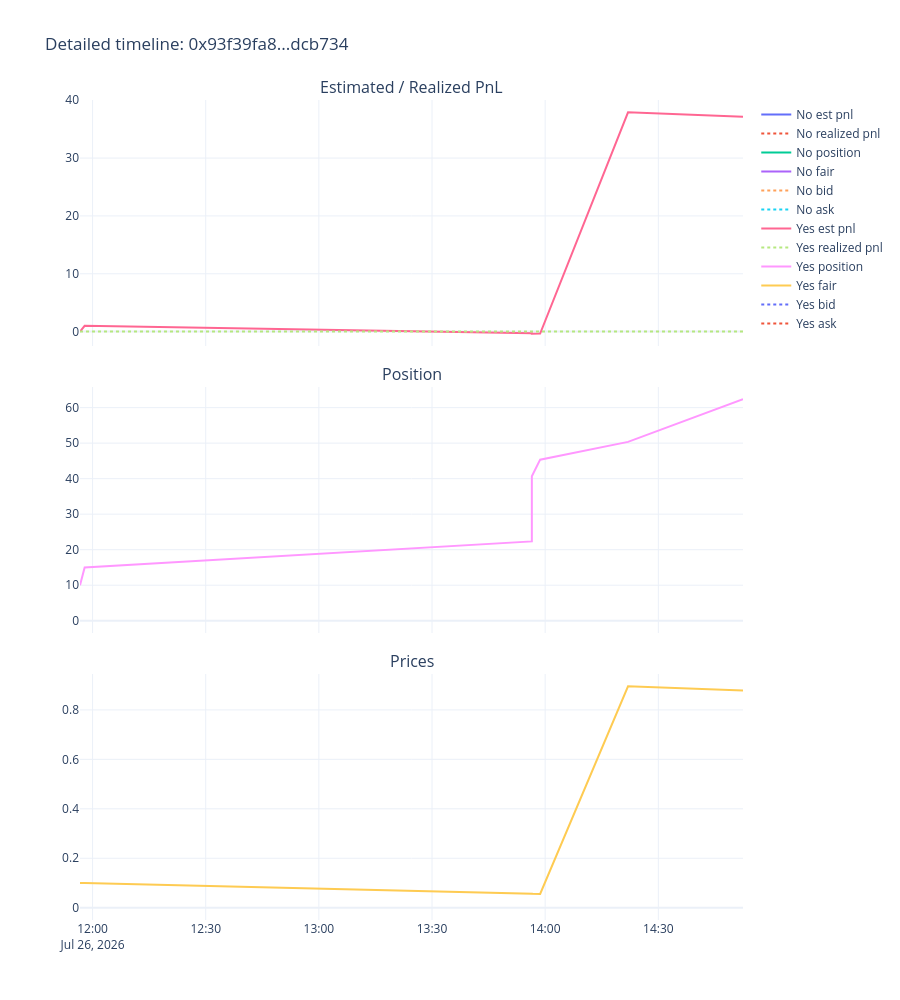

The cell this chart's notebook holds for it:
### Code cell
timeline = events[events['row_type'] == 'stats'][['dt', 'token_id', 'outcome', 'position_after', 'realized_pnl', 'est_pnl', 'best_bid', 'best_ask', 'fair_price', 'vwap5m', 'vwap15m', 'vwap1h']].copy()
timeline = timeline.sort_values(['dt', 'token_id']).reset_index(drop=True)

fig = make_subplots(rows=3, cols=1, shared_xaxes=True, vertical_spacing=0.05,
                     subplot_titles=('Estimated / Realized PnL', 'Position', 'Prices'))

for token_id, grp in timeline.groupby('token_id', sort=False):
    label = grp['outcome'].iloc[0]
    fig.add_trace(go.Scatter(x=grp['dt'], y=grp['est_pnl'], name=f'{label} est pnl', mode='lines'), row=1, col=1)
    fig.add_trace(go.Scatter(x=grp['dt'], y=grp['realized_pnl'], name=f'{label} realized pnl', mode='lines', line=dict(dash='dot')), row=1, col=1)
    fig.add_trace(go.Scatter(x=grp['dt'], y=grp['position_after'], name=f'{label} position', mode='lines'), row=2, col=1)
    fig.add_trace(go.Scatter(x=grp['dt'], y=grp['fair_price'], name=f'{label} fair', mode='lines'), row=3, col=1)
    fig.add_trace(go.Scatter(x=grp['dt'], y=grp['best_bid'], name=f'{label} bid', mode='lines', line=dict(dash='dot')), row=3, col=1)
    fig.add_trace(go.Scatter(x=grp['dt'], y=grp['best_ask'], name=f'{label} ask', mode='lines', line=dict(dash='dot')), row=3, col=1)

fig.update_layout(height=1000, template='plotly_white', title=f'Detailed timeline: {best_cid[:10]}...{best_cid[-6:]}')
fig.show()

### Figure 1 — Plotly figure (JSON) as saved in the notebook; plotly's stock layout.template omitted (floating-point values rounded to 4 significant figures)
{"data": [{"mode": "lines", "name": "No est pnl", "type": "scatter", "x": ["2026-07-26T11:56:40"], "xaxis": "x", "y": [0.0], "yaxis": "y"}, {"line": {"dash": "dot"}, "mode": "lines", "name": "No realized pnl", "type": "scatter", "x": ["2026-07-26T11:56:40"], "xaxis": "x", "y": [0.0], "yaxis": "y"}, {"mode": "lines", "name": "No position", "type": "scatter", "x": ["2026-07-26T11:56:40"], "xaxis": "x2", "y": [0.0], "yaxis": "y2"}, {"mode": "lines", "name": "No fair", "type": "scatter", "x": ["2026-07-26T11:56:40"], "xaxis": "x3", "y": [0.0], "yaxis": "y3"}, {"line": {"dash": "dot"}, "mode": "lines", "name": "No bid", "type": "scatter", "x": ["2026-07-26T11:56:40"], "xaxis": "x3", "y": [NaN], "yaxis": "y3"}, {"line": {"dash": "dot"}, "mode": "lines", "name": "No ask", "type": "scatter", "x": ["2026-07-26T11:56:40"], "xaxis": "x3", "y": [NaN], "yaxis": "y3"}, {"mode": "lines", "name": "Yes est pnl", "type": "scatter", "x": ["2026-07-26T11:56:40", "2026-07-26T11:57:54", "2026-07-26T13:56:28", "2026-07-26T13:56:28", "2026-07-26T13:58:40", "2026-07-26T14:21:58", "2026-07-26T14:52:27"], "xaxis": "x", "y": [0.0, 1.0, -0.2714, -0.3648, -0.3452, 37.92, 37.15], "yaxis": "y"}, {"line": {"dash": "dot"}, "mode": "lines", "name": "Yes realized pnl", "type": "scatter", "x": ["2026-07-26T11:56:40", "2026-07-26T11:57:54", "2026-07-26T13:56:28", "2026-07-26T13:56:28", "2026-07-26T13:58:40", "2026-07-26T14:21:58", "2026-07-26T14:52:27"], "xaxis": "x", "y": [0.0, 0.0, 0.0, 0.0, 0.0, 0.0, 0.0], "yaxis": "y"}, {"mode": "lines", "name": "Yes position", "type": "scatter", "x": ["2026-07-26T11:56:40", "2026-07-26T11:57:54", "2026-07-26T13:56:28", "2026-07-26T13:56:28", "2026-07-26T13:58:40", "2026-07-26T14:21:58", "2026-07-26T14:52:27"], "xaxis": "x2", "y": [10.0, 15.0, 22.33, 40.66, 45.35, 50.35, 62.35], "yaxis": "y2"}, {"mode": "lines", "name": "Yes fair", "type": "scatter", "x": ["2026-07-26T11:56:40", "2026-07-26T11:57:54", "2026-07-26T13:56:28", "2026-07-26T13:56:28", "2026-07-26T13:58:40", "2026-07-26T14:21:58", "2026-07-26T14:52:27"], "xaxis": "x3", "y": [0.1, 0.1, 0.05681, 0.05596, 0.05577, 0.8955, 0.8785], "yaxis": "y3"}, {"line": {"dash": "dot"}, "mode": "lines", "name": "Yes bid", "type": "scatter", "x": ["2026-07-26T11:56:40", "2026-07-26T11:57:54", "2026-07-26T13:56:28", "2026-07-26T13:56:28", "2026-07-26T13:58:40", "2026-07-26T14:21:58", "2026-07-26T14:52:27"], "xaxis": "x3", "y": [NaN, NaN, NaN, NaN, NaN, NaN, NaN], "yaxis": "y3"}, {"line": {"dash": "dot"}, "mode": "lines", "name": "Yes ask", "type": "scatter", "x": ["2026-07-26T11:56:40", "2026-07-26T11:57:54", "2026-07-26T13:56:28", "2026-07-26T13:56:28", "2026-07-26T13:58:40", "2026-07-26T14:21:58", "2026-07-26T14:52:27"], "xaxis": "x3", "y": [NaN, NaN, NaN, NaN, NaN, NaN, NaN], "yaxis": "y3"}], "layout": {"annotations": [{"font": {"size": 16}, "showarrow": false, "text": "Estimated / Realized PnL", "x": 0.5, "xanchor": "center", "xref": "paper", "y": 1, "yanchor": "bottom", "yref": "paper"}, {"font": {"size": 16}, "showarrow": false, "text": "Position", "x": 0.5, "xanchor": "center", "xref": "paper", "y": 0.65, "yanchor": "bottom", "yref": "paper"}, {"font": {"size": 16}, "showarrow": false, "text": "Prices", "x": 0.5, "xanchor": "center", "xref": "paper", "y": 0.3, "yanchor": "bottom", "yref": "paper"}], "height": 1000, "title": {"text": "Detailed timeline: 0x93f39fa8...dcb734"}, "xaxis": {"anchor": "y", "domain": [0, 1], "matches": "x3", "showticklabels": false}, "xaxis2": {"anchor": "y2", "domain": [0, 1], "matches": "x3", "showticklabels": false}, "xaxis3": {"anchor": "y3", "domain": [0, 1]}, "yaxis": {"anchor": "x", "domain": [0.7, 1]}, "yaxis2": {"anchor": "x2", "domain": [0.35, 0.65]}, "yaxis3": {"anchor": "x3", "domain": [0, 0.3]}}}
